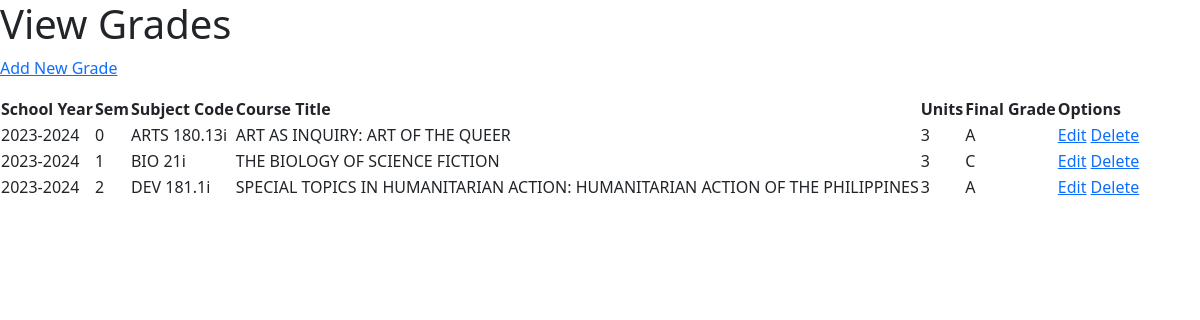
Screenshot of /dashboard/grades/ with the database file from the repository.
### dashboard/models.py (models this page shows, shortened)
class Grade(models.Model):
    semester = models.ForeignKey(
        SchoolYear, on_delete=models.CASCADE, default='')
    subject = models.ForeignKey(
        Subject, on_delete=models.CASCADE, default='')
    GRADE_CHOICES = (
        ("A", "A"),
        ("B+", "B+"),
        ("B", "B"),
        ("C+", "C+"),
        ("C", "C"),
        ("D", "D"),
        ("F", "F"),
        ("S", "S"),
        ("WP", "WP"),
    )
    grade = models.CharField(max_length=2, choices=GRADE_CHOICES, default='A')
    class Meta:
        constraints = [models.UniqueConstraint(
            fields=['semester', 'subject'],
            name='sem_and_sub__uniq')]
        ordering = ['-semester', 'grade']

### schedo/models.py (models this page shows, shortened)
class SchoolYear(models.Model):
    school_year = models.CharField(max_length=150)
    SEMESTER_CHOICES = (
        ("0", "Intersession"),
        ("1", "First Semester"),
        ("2", "Second Semester"),
    )
    semester = models.CharField(max_length=20,
                                choices=SEMESTER_CHOICES,
                                default='0')
    class Meta:
        constraints = [models.UniqueConstraint(
            fields=['school_year', 'semester'],
            name='sy_and_sem_uniq')]
        ordering = ['-school_year', '-semester']

class Subject(models.Model):  # Subject is equivalent to course
    department = models.ForeignKey(
        Department, on_delete=models.CASCADE, default='')
    subject_code = models.CharField(primary_key=True, max_length=20)
    course_title = models.CharField(max_length=150)
    units = models.IntegerField(default=0,
                                validators=[MaxValueValidator(6),
                                            MinValueValidator(0)])
    class Meta:
        constraints = [models.UniqueConstraint(
            fields=['subject_code', 'course_title', 'units'],
            name='subj_uniq')]
        ordering = ['department', 'subject_code']

### dashboard/views.py (the view)
# urls.py: path('grades/', GradeListView.as_view(), name='grades-list'),
class GradeListView(ListView):
    model = Grade
    template_name = 'dashboard/view_grades.html'

### dashboard/templates/dashboard/view_grades.html (shortened to what this page needs)
{% extends 'base.html' %}
{% load static %}
{% block header %}
<h1>View Grades</h1>
{% endblock %}
{% block content %}
<p><a href="{% url 'dashboard:grade-create' %}">Add New Grade</a></p>
<table>
    <tr>
        <th>School Year</th>
        <th>Sem</th>
        <th>Subject Code</th>
        <th>Course Title</th>
        <th>Units</th>
        <th>Final Grade</th>
        <th>Options</th>
    </tr>
    {% for object in object_list %}
    <tr>
        <td>{{ object.semester.school_year }}</td>
        <td>{{ object.semester.semester }}</td>
        <td>{{ object.subject.subject_code }}</td>
        <td>{{ object.subject.course_title }}</td>
        <td>{{ object.subject.units }}</td>
        <td>{{ object.grade }}</td>
        <td>
            <a href="{% url 'dashboard:grade-update' object.pk %}">Edit</a>
            <a href="{% url 'dashboard:grade-delete' object.pk %}">Delete</a>
        </td>
    </tr>
    {% endfor %}
</table>
{% endblock %}

### rows the page displays
Grade: semester.school_year "2023-2024", semester.semester "0", subject.subject_code "ARTS 180.13i", subject.course_title "ART AS INQUIRY: ART OF THE QUEER", subject.units "3", grade "A"
Grade: semester.school_year "2023-2024", semester.semester "1", subject.subject_code "BIO 21i", subject.course_title "THE BIOLOGY OF SCIENCE FICTION", subject.units "3", grade "C"
Grade: semester.school_year "2023-2024", semester.semester "2", subject.subject_code "DEV 181.1i", subject.course_title "SPECIAL TOPICS IN HUMANITARIAN ACTION: HUMANITARIAN ACTION OF THE PHILIPPINES", subject.units "3", grade "A"
